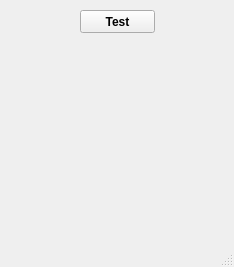
<?xml version="1.0" encoding="UTF-8"?>
<ui version="4.0">
 <class>MainWindow</class>
 <widget class="QMainWindow" name="MainWindow">
  <property name="geometry">
   <rect>
    <x>0</x>
    <y>0</y>
    <width>234</width>
    <height>267</height>
   </rect>
  </property>
  <property name="windowTitle">
   <string>MainWindow</string>
  </property>
  <widget class="QWidget" name="centralwidget">
   <widget class="QPushButton" name="pushButton">
    <property name="geometry">
     <rect>
      <x>80</x>
      <y>10</y>
      <width>75</width>
      <height>23</height>
     </rect>
    </property>
    <property name="font">
     <font>
      <family>Arial</family>
      <weight>75</weight>
      <bold>true</bold>
     </font>
    </property>
    <property name="text">
     <string>Test</string>
    </property>
   </widget>
   <widget class="QLabel" name="label">
    <property name="geometry">
     <rect>
      <x>10</x>
      <y>20</y>
      <width>56</width>
      <height>12</height>
     </rect>
    </property>
    <property name="text">
     <string/>
    </property>
   </widget>
  </widget>
  <widget class="QMenuBar" name="menubar">
   <property name="geometry">
    <rect>
     <x>0</x>
     <y>0</y>
     <width>234</width>
     <height>21</height>
    </rect>
   </property>
  </widget>
  <widget class="QStatusBar" name="statusbar"/>
 </widget>
 <resources/>
 <connections/>
</ui>
